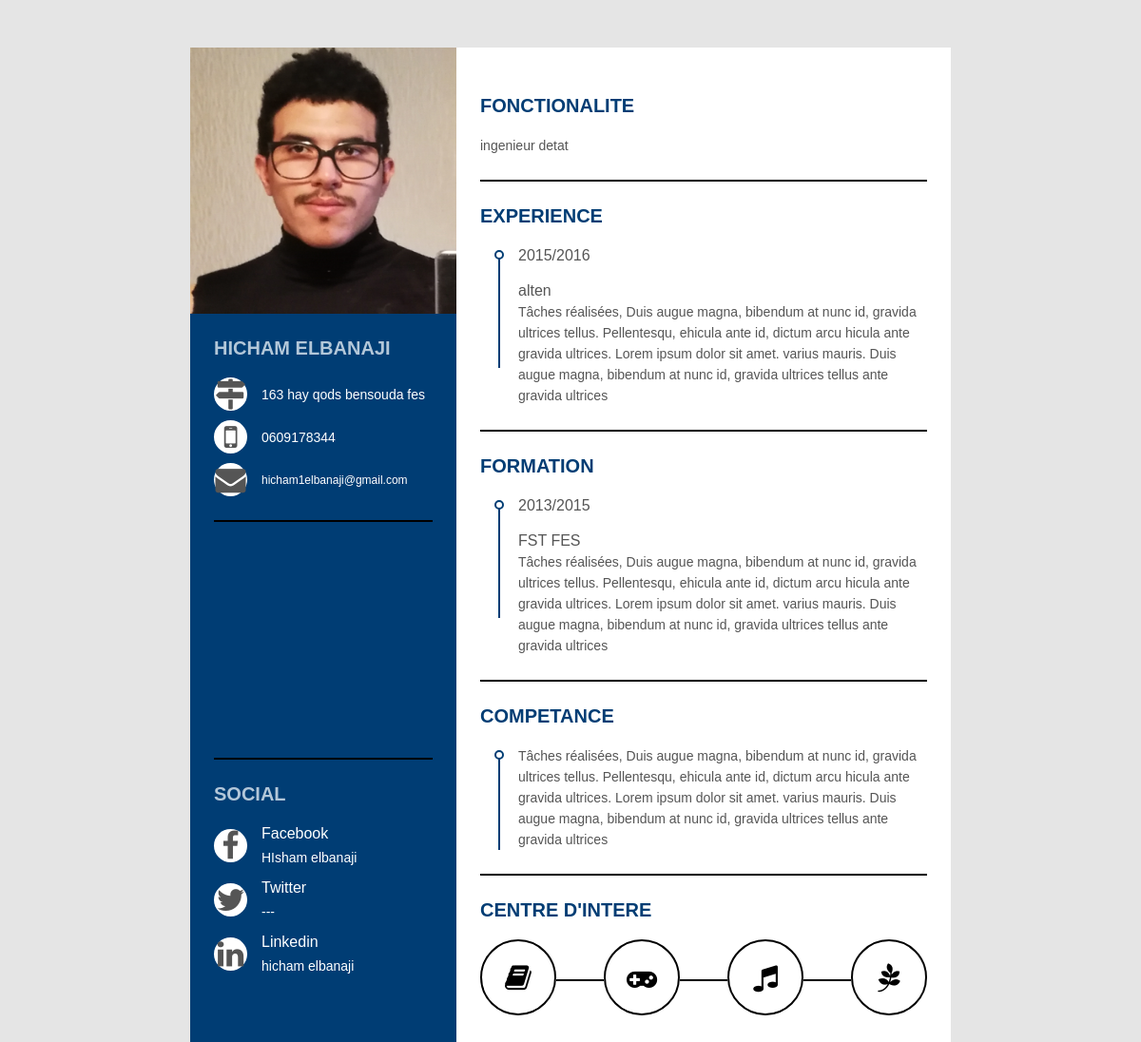
Page /index-vue.php?id=97 on the committed database.
### tables this page shows
CREATE TABLE IF NOT EXISTS `info` (
  `id` int(11) NOT NULL AUTO_INCREMENT,
  `name` text NOT NULL,
  `email` text NOT NULL,
  `adresse` text NOT NULL,
  `tele` text NOT NULL,
  `fac` text NOT NULL,
  `link` text NOT NULL,
  `twit` text NOT NULL,
  `form` text NOT NULL,
  `comp` text NOT NULL,
  `centr` text NOT NULL,
  `exp` text NOT NULL,
  `img` text NOT NULL,
  `dsc` text NOT NULL,
  `dat` date NOT NULL,
  `ne` text NOT NULL,
  `nf` text NOT NULL,
  `ae` text NOT NULL,
  `af` text NOT NULL,
  PRIMARY KEY (`id`)
);

### index-vue.php (the view, shortened to what this page needs)
<!doctype html>
<?php
include_once('include/database.php');
?>
<?php
  $id=intval($_GET['id']);
  $sql=mysqli_query($conn , "SELECT * FROM `info` WHERE `id` = '$id'");
  $info=mysqli_fetch_assoc($sql);
  ?>
<!DOCTYPE html>
<html lang="en">
<head>
  <link rel="stylesheet" href="css/style.css">
  <link rel="stylesheet" href="css/font-awesome.min.css" >
</head>
<body>
<div class="resume">
   <div class="resume_left">
     <div class="resume_profile">
       <img src="<?php echo $info['img']; ?>"  alt="profile_pic">
     </div>
     <div class="resume_content">
       <div class="resume_item resume_info">
         <div class="title">
           <p class="bold"><?php echo $info['name']; ?></p>
         </div>
         <ul>
           <li>
             <div class="icon">
               <i class="fa fa-map-signs fa-2x"></i>
             </div>
             <div class="data">
               <?php echo $info['adresse']; ?>
             </div>
           </li>
           <li>
             <div class="icon">
               <i class="fa fa-mobile  fa-2x"></i>
             </div>
             <div class="data">
              <?php echo $info['tele']; ?>
             </div>
           </li>
           <li>
             <div class="icon">
               <i class="fa  fa-envelope fa-2x" aria-hidden="true"></i>
             </div>
             <div class="data">
               <p style="font-size: 12px"><?php echo $info['email']; ?></p>
             </div>
           </li>
         </ul>
       </div>
       <div class="resume_item resume_skills" style="height: 250px">
       </div>
       <div class="resume_item resume_social">
         <div class="title">
           <p class="bold">Social</p>
         </div>
         <ul>
           <li>
             <div class="icon">
               <i class="fa fa-facebook fa-2x" aria-hidden="true"></i>
             </div>
             <div class="data">
               <p class="semi-bold">Facebook</p>
               <p><?php echo $info['fac']; ?></p>
             </div>
           </li>
           <li>
             <div class="icon">
              <i class="fa fa-twitter fa-2x" aria-hidden="true"></i>
             </div>
             <div class="data">
               <p class="semi-bold">Twitter</p>
               <p><?php echo $info['twit']; ?></p>
             </div>
           </li>
           <li>
             <div class="icon">
               <i class="fa fa-linkedin fa-2x" aria-hidden="true"></i>
             </div>
             <div class="data">
               <p class="semi-bold">Linkedin</p>
               <p><?php echo $info['link']; ?></p>
             </div>
           </li>
         </ul>
       </div>
     </div>
  </div>
  <div class="resume_right">
    <div class="resume_item resume_about">
        <div class="title">
           <p class="bold">Fonctionalite</p>
         </div>
        <p><?php echo $info['dsc']; ?></p>
    </div>
    <div class="resume_item resume_work">
        <div class="title">
           <p class="bold">Experience</p>
         </div>
        <ul>
            <li>
              <div class="date"><?php echo $info['ae']; ?></div>
              <div class="info">
                     <p class="semi-bold"><?php echo $info['ne']; ?></p>
                  <p><?php echo $info['exp']; ?></p>
                </div>
            </li>
        </ul>
    </div>
    <div class="resume_item resume_education">
      <div class="title">
           <p class="bold">Formation</p>
         </div>
      <ul>
            <li>
                <div class="date"><?php echo $info['af']; ?></div>
                <div class="info">
                     <p class="semi-bold"><?php echo $info['nf']; ?></p>
                  <p><?php echo $info['form']; ?></p>
                </div>
            </li>
        </ul>
    </div>
    <div class="resume_item resume_education">
      <div class="title">
           <p class="bold">Competance</p>
         </div>
      <ul>
            <li>
                <div class="info">
                  <p><?php echo $info['form']; ?></p>
                </div>
            </li>
        </ul>
    </div>
    <div class="resume_item resume_hobby" >
      <div class="title">
           <p class="bold">Centre d'intere</p>
         </div>
       <ul>
         <li><i class="fa fa-book"></i></li>
         <li><i class="fa fa-gamepad"></i></li>
         <li><i class="fa fa-music"></i></li>
         <li><i class="fa fa-pagelines"></i></li>
      </ul>
    </div>
  </div>
</div>
</body>
</html>

### css/style.css (style rules this page uses)
* { margin: 0; padding: 0; box-sizing: border-box; list-style: none; font-family: "Montserrat", sans-serif; }
body { background: #0000001a; font-size: 14px; line-height: 22px; color: #555555; }
.bold { font-weight: 700; font-size: 20px; text-transform: uppercase; }
.semi-bold { font-weight: 500; font-size: 16px; }
.resume { width: 800px; height: auto; display: flex; margin: 50px auto; }
.resume .resume_left { width: 280px; background: #003d74;; }
.resume .resume_left .resume_profile { width: 100%; height: 280px; }
.resume .resume_left .resume_profile img { width: 100%; height: 100%; }
.resume .resume_left .resume_content { padding: 0 25px; }
.resume .title { margin-bottom: 20px; }
.resume .resume_left .bold { color: #b3c7d9; }
.resume .resume_item { padding: 25px 0; border-bottom: 2px solid #000000; }
.resume .resume_left .resume_item:last-child, .resume .resume_right .resume_item:last-child { border-bottom: 0px; }
.resume .resume_left ul li { display: flex; margin-bottom: 10px; align-items: center; }
.resume .resume_left ul li:last-child { margin-bottom: 0; }
.resume .resume_left ul li .icon { width: 35px; height: 35px; background: #fff; color: #555; border-radius: 50%; margin-right: 15px; font-size: 16px; position: relative; }
.resume .icon i, .resume .resume_right .resume_hobby ul li i { position: absolute; top: 50%; left: 50%; transform: translate(-50%, -50%); }
.resume .resume_left ul li .data { color: #fff; }
.resume .resume_left .resume_social .semi-bold { color: #fff; margin-bottom: 3px; }
.resume .resume_right { width: 520px; background: #fff; padding: 25px; }
.resume .resume_right .bold { color: #003d74; }
.resume .resume_right .resume_work ul, .resume .resume_right .resume_education ul { padding-left: 40px; overflow: hidden; }
.resume .resume_right ul li { position: relative; }
.resume .resume_right ul li .date { font-size: 16px; font-weight: 500; margin-bottom: 15px; }
.resume .resume_right ul li .info { margin-bottom: 20px; }
.resume .resume_right ul li:last-child .info { margin-bottom: 0; }
.resume .resume_right .resume_work ul li:before, .resume .resume_right .resume_education ul li:before { content: ""; position: absolute; top: 5px; left: -25px; width: 6px; height: 6px; border-radius: 50%; border: 2px solid #003d74; }
.resume .resume_right .resume_work ul li:after, .resume .resume_right .resume_education ul li:after { content: ""; position: absolute; top: 14px; left: -21px; width: 2px; height: 115px; background: #003d74; }
.resume .resume_right .resume_hobby ul { display: flex; justify-content: space-between; }
.resume .resume_right .resume_hobby ul li { width: 80px; height: 80px; border: 2px solid #000000; border-radius: 50%; position: relative; color: black; }
.resume .resume_right .resume_hobby ul li i { font-size: 30px; }
.resume .resume_right .resume_hobby ul li:before { content: ""; position: absolute; top: 40px; right: -52px; width: 50px; height: 2px; background: #000; }
.resume .resume_right .resume_hobby ul li:last-child:before { display: none; }

### rows in the picture
info: img (picture), name "HICHAM ELBANAJI", adresse "163 hay qods bensouda fes", tele "0609178344", email "hicham1elbanaji@gmail.com", fac "HIsham elbanaji", twit "---", link "hicham elbanaji", dsc "ingenieur detat", ae "2015/2016", ne "alten", exp "Tâches réalisées, Duis augue magna, bibendum at nunc id, gravida ultrices tellus. Pellentesqu, ehicula ante id, dictum arcu hicula ante gravida ultrices. Lorem ipsum dolor sit amet. varius mauris. Duis augue magna, bibendum at nunc id, gravida ultrices tellus ante gravida ultrices", af "2013/2015", nf "FST FES", form "Tâches réalisées, Duis augue magna, bibendum at nunc id, gravida ultrices tellus. Pellentesqu, ehicula ante id, dictum arcu hicula ante gravida ultrices. Lorem ipsum dolor sit amet. varius mauris. Duis augue magna, bibendum at nunc id, gravida ultrices tellus ante gravida ultrices"
